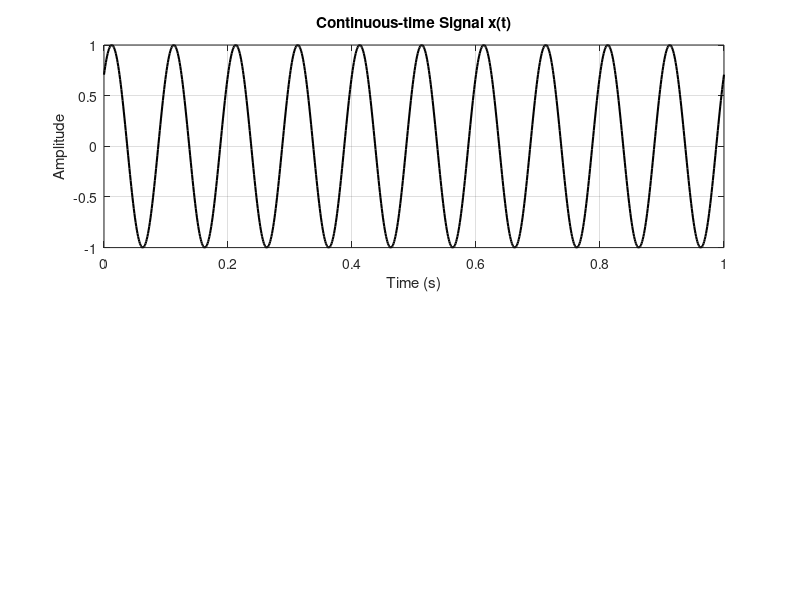

The MATLAB script that drew this image: (Note: this script raises an error after producing the figure.)
%Generate a signal, x(n)=sin(2π10t+45°), then show the discrete time signal using sampling frequency 50Hz

clc;
clear;

fs = 50;                  % Sampling frequency
t = 0:1/1000:1;           % Continuous time vector (1 sec)
N = 50;                   % Number of discrete samples
n = 0:N-1;                % Discrete sample indices

% Discrete-time signal
x = sin(2*pi*10*n/fs + pi/4);

% Continuous-time signal
y = sin(2*pi*10*t + pi/4);

% Create figure with subplots
figure;

% Subplot 1: Continuous-time signal
subplot(2,1,1);
plot(t, y, 'k', 'LineWidth', 1.5);
xlabel('Time (s)');
ylabel('Amplitude');
title('Continuous-time Signal x(t)');
grid on;
xline(0, 'r');
yline(0, 'r');

% Subplot 2: Discrete-time signal
subplot(2,1,2);
stem(n/fs, x, 'g', 'LineWidth', 1.5);
xlabel('Time (s)');
ylabel('Amplitude');
title('Discrete-time Signal x[n]');
grid on;
xline(0, 'r');
yline(0, 'r');

